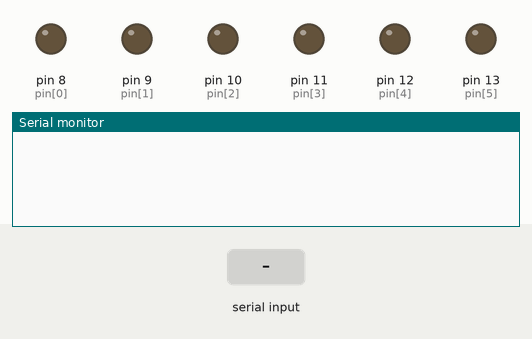
Recording of a sketch running on a simulated Arduino Uno, built with avr-gcc and run on an emulated ATmega328P. Parts: output pins drawn as LEDs (lit = HIGH), the last lines printed to the serial monitor. The test bench sets the inputs (shaded band).

Above: at 1.2 s.
1.3 s: "90,45,200\n" received over Serial
At 3.2 s:
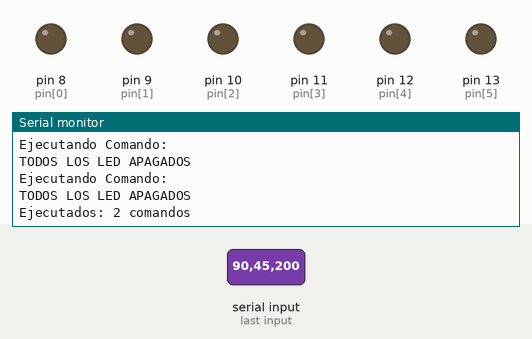
3.8 s: "90,45,200,10\n" received over Serial
At 4.6 s:
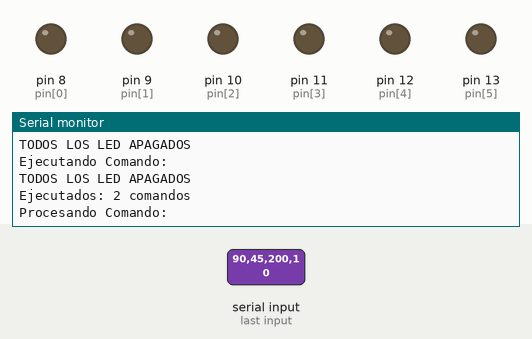

Measured:
- after the input at 1.3 s, the serial monitor: prints a new line at once (image 1)

The sketch:

Comandos_LED_2.ino
```cpp
/*
Erick Renato Vega Cerón
Maestría en Internet de las Cosas
        UAEH
Este programa recibe dos valores enteros positivos por el puerto
serial: Pin y Estado.
Pin es un numero entre 1 y 6.
Estado es un numero entre 0 (apagado) y 1 (encendido).
Pin sirve para direccionar cualquiera de los 6 LEDs mientras
que Estado sirve para controlar el estado del LED previamente
seleccionado usando Pin.
Nota: Los valores Pin y Estado deben estar separados por un espacio.
*/

#define espera 3000


String logSerial = "";
int pin[] = { 8, 9, 10, 11, 12, 13 };
int Estado = 0;
int PinElegido = 0;
int tamanoArray = 0;
int comandosTotales = 0;

void setup() {
  Serial.begin(115200);
  tamanoArray = sizeof(pin) / sizeof(pin[0]);
  for (int i = 0; i < tamanoArray; i++) {
    pinMode(pin[i], OUTPUT);
  }
}

void loop() {
  if (Serial.available() > 0) {
    procesarComando();
    Serial.println("Ejecutados: " + String(comandosTotales) + " comandos");
    comandosTotales = 0;
  }
}


void procesarComando() {
  String texto;
  int caracteresXComando = 3;
  int contadorCaracteres = 0;
  Serial.println("Procesando Comando: ");
  texto = Serial.readString();

  for (int i = 0; i < texto.length(); i++) {  ///Se recorre cada caracter del mensaje
    contadorCaracteres++;

    if (isDigit(texto.charAt(i))) {
      if (contadorCaracteres == 1)  //Si corresponde a una letra de Letras, entonces se envía el Morse correspondiente a encenderMorse
        PinElegido = String(texto.charAt(i)).toInt();

      if (contadorCaracteres == 2) {
        if (String(texto.charAt(i)).toInt() == 1) {
          Estado = 3;

        } else if (String(texto.charAt(i)).toInt() == 0) {
          Estado = 2;
        }
        Serial.println(Estado);
      }
      if (contadorCaracteres == 3 && Estado != 3 && Estado != 2) {  //Si corresponde a una letra de Letras, entonces se envía el Morse correspondiente a encenderMorse
        Estado = String(texto.charAt(i)).toInt();
      }
    }
    if (contadorCaracteres == caracteresXComando) {
      contadorCaracteres = -1;
      comandosTotales++;
      ejecutarComando();
    }
  }
}
void ejecutarComando() {
  Serial.println("Ejecutando Comando:");

  if (Estado == 0) {
    digitalWrite(pin[PinElegido - 1], LOW);
    logSerial = "LED " + String(PinElegido) + " APAGADO";
  }
  if (Estado == 1) {
    digitalWrite(pin[PinElegido - 1], HIGH);
    logSerial = "LED " + String(PinElegido) + " ENCENDIDO";
  }
  if (Estado == 2) {
    for (int i = 0; i < tamanoArray; i++) {
      digitalWrite(pin[i], LOW);
    }
    logSerial = "TODOS LOS LED APAGADOS";
  }
  if (Estado == 3) {
    for (int i = 0; i < tamanoArray; i++) {
      digitalWrite(pin[i], HIGH);
    }
    logSerial = "TODOS LOS LED ENCENDIDOS";
  }
  Estado = 0;
  Serial.println(logSerial);
}
```
